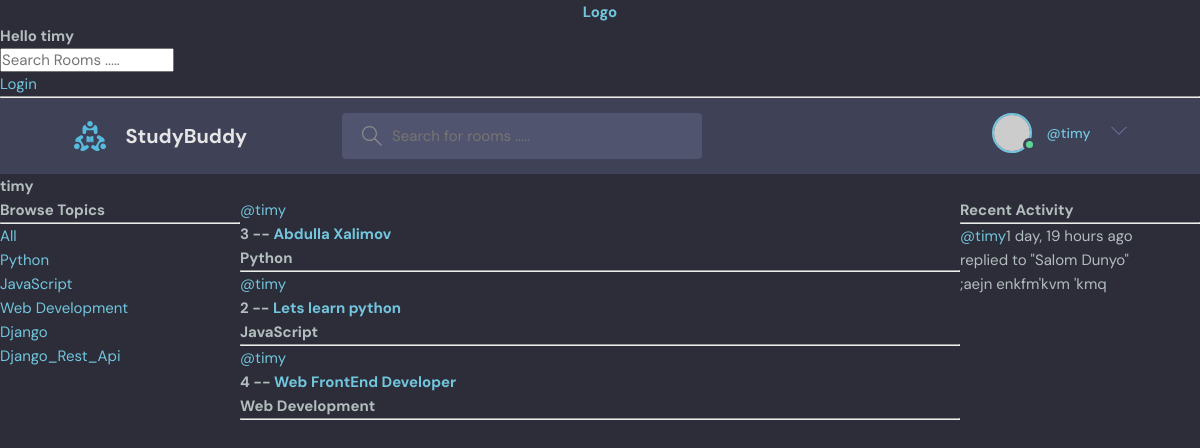
Page /profile/2/ on the earlier database version.
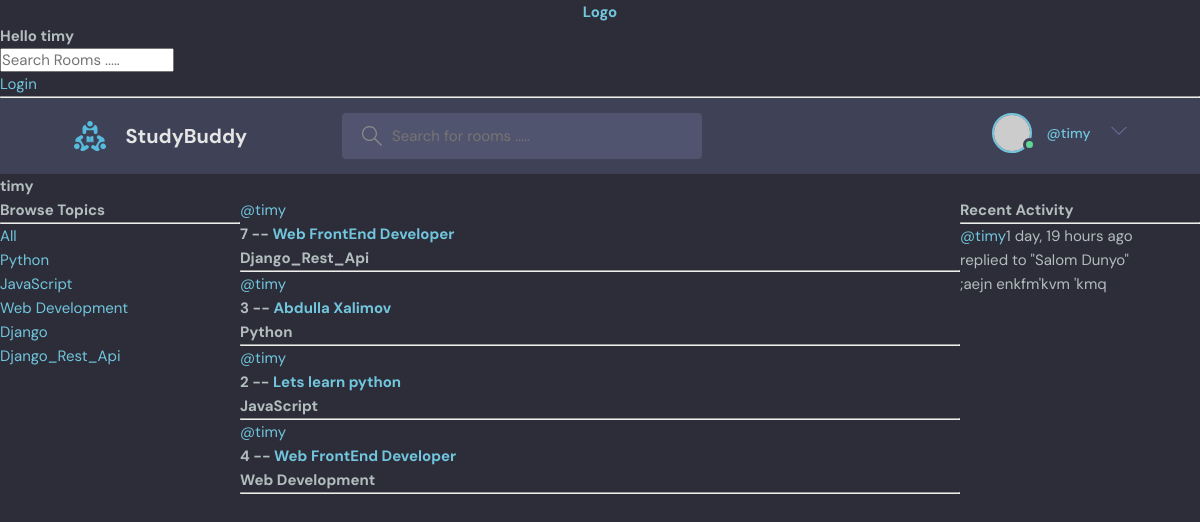
Same page on the later database version.
### base/models.py (models this page shows)
class Topic(models.Model):
    name = models.CharField(max_length=200)
    def __str__(self) -> str:
        return self.name

class Room(models.Model):
    host = models.ForeignKey(User, on_delete=models.SET_NULL, null=True)
    topic = models.ForeignKey(Topic, on_delete=models.SET_NULL, null=True)
    participants = models.ManyToManyField(User, related_name='participants', blank=True)
    name = models.CharField(max_length=200)
    description = models.TextField()
    updated = models.DateTimeField(auto_now=True)
    created = models.DateTimeField(auto_now_add=True)
    class Meta:
        ordering = ['-updated', '-created']
    def __str__(self) -> str:
        return self.name

class Message(models.Model):
    user = models.ForeignKey(User, on_delete=models.CASCADE)
    room = models.ForeignKey(Room, on_delete=models.CASCADE)
    body = models.TextField()
    updated = models.DateTimeField(auto_now=True)
    date = models.DateTimeField(auto_now_add=True)
    class Meta:
        ordering = ['-updated', '-date']
    def __str__(self):
        return self.body[0:20]

### base/views.py (the view)
# urls.py: path("profile/<str:pk>/", views.profile, name="profile"),
def profile(request, pk):
    user = User.objects.get(id=pk)
    rooms = user.room_set.all()
    room_messages = user.message_set.all()
    topics = Topic.objects.all()
    context = {'user': user, 'rooms': rooms, 'room_messages': room_messages, 'topics': topics}
    return render(request, 'profile.html', context)

### base/templates/profile.html (shortened to what this page needs)
{% extends 'main.html' %}
{% load static %}
{% block content %}
    <h2>{{user.username}}</h2>
    <div class="profile-container">
        <div>
            {% include 'topics_component.html' %}
        </div>
        <div>
            {% include 'feed_component.html' %}
        </div>
        <div>
            {% include 'activity_component.html' %}
        </div>
    </div>
{% endblock %}

### base/templates/topics_component.html
<h3>Browse Topics</h3>
<hr />
<div>
  <a href="{% url 'home' %}">All </a>
</div>
{% for topic in topics %}
<div>
  <a href="{% url 'home' %}?q={{topic.name}}">{{topic.name}} </a>
</div>
{% endfor %}

### base/templates/feed_component.html (shortened to what this page needs)
<div>
    {% for room in rooms %}
    <div>
        <a href="{% url 'profile' room.host.id %}">@{{room.host.username}}</a>
        <h5>{{room.id}} -- <a href="{% url 'room' room.id %}">{{room.name}}</a>
        <h3>{{room.topic}} </h3>
        <hr>
    </div>
    {% endfor %}
</div>

### base/templates/activity_component.html (shortened to what this page needs)
<h3>Recent Activity</h3>
<hr />
{% for message in room_messages %}
<div>
  <small><a href="{% url 'profile' message.user.id %}"> @{{message.user}} </a>{{message.date|timesince}} ago</small><br />
  <small>replied to "{{message.room}}"</small>
  <p>{{message}}</p>
</div>
{% endfor %}

Differences in the rows shown:
added Room: host.username "timy", id "7", name "Web FrontEnd Developer", topic "Django_Rest_Api"
